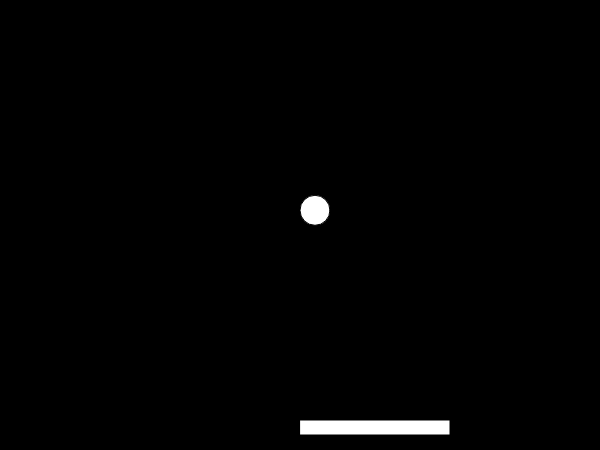
Frame 1 (no input)
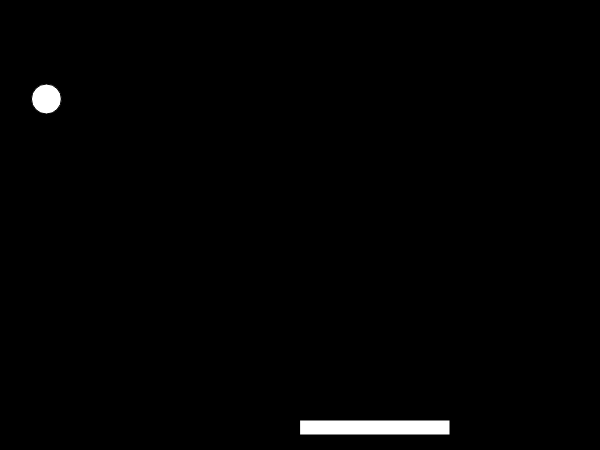
Frame 60 (no input)
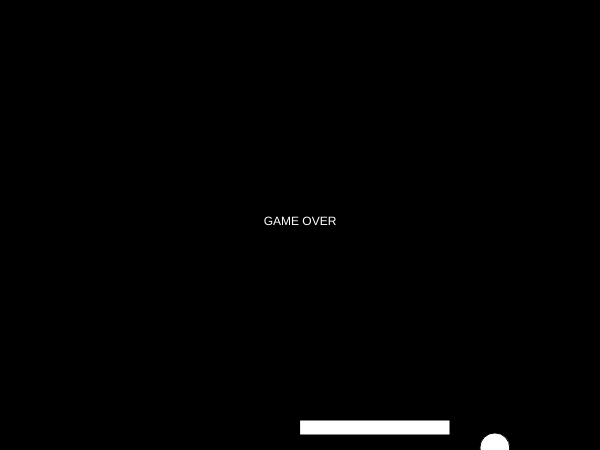
Frame 120 (the mouse pressed at the canvas centre since frame 60)

The p5.js sketch that drew these frames (run headless with seeded random() and noise() and a simulated clock; from frame 60 on, the mouse is pressed at the canvas centre):

// p5.js sketch
// ── sketch.js
let ballX;
let ballY;
let ballSpeedX;
let ballSpeedY;
let ballRadius;
let paddleX;
let paddleY;
let paddleSpeed;
let paddleWidth;
let paddleHeight;
let ballSpin;
let gravity;
let paddleVelocity;
let paddleAcceleration;
let maxPaddleSpeed;
let lineX;
let lineY;
let lineWidth;
let lineHeight;
let score;
let text1;


function setup() {
    createCanvas(600,450);
    ballX=width/2;
    ballY=height/2;
    ballSpeedX=15;
    ballSpeedY=-15;
    ballRadius=15;
    paddleX=width/2;
    paddleY=height-30;
    paddleSpeed=15;
    paddleWidth=150;
    paddleHeight=15;
    ballSpin=0;
    gravity=0.3;
    paddleVelocity=0;
    paddleAcceleration=0.8;
    maxPaddleSpeed=25;
    lineX=0;
    lineY=46;
    lineWidth=width;
    lineHeight=8;
}

function draw() {
    background(0);

    if (lineX<ballX &&
        ballX<lineWidth+lineX&&
        lineY<ballY &&
        ballY<lineHeight+lineY){
            ballSpeedY=-ballSpeedY;
    }
    //重力効果を加える
    ballSpeedY=ballSpeedY+gravity;

    // スピンによるカーブ効果
    ballSpeedX=ballSpeedX+ballSpin*0.05;
    // スピンを徐々に減らす（空気抵抗）
    ballSpin=ballSpin*0.98;

    ballX=ballX+ballSpeedX;
    ballY=ballY+ballSpeedY;

    if (keyIsDown(LEFT_ARROW)){
        if(paddleVelocity>-maxPaddleSpeed){
            paddleVelocity=paddleVelocity-paddleAcceleration;
        }
    }else if (keyIsDown(RIGHT_ARROW)){
        if(paddleVelocity<maxPaddleSpeed){
            paddleVelocity=paddleVelocity+paddleAcceleration;
        }
    }else{
        // キーが押されていない場合は減速
        paddleVelocity=paddleVelocity*0.85;
    }
    
    paddleX=paddleX+paddleVelocity;
    
    // パドルが画面外に出ないようにする
    if(paddleX<0){
        paddleX=0;
    }
    if(paddleX+paddleWidth>width){
        paddleX=width-paddleWidth;
    }

    if(paddleX-ballRadius<ballX &&
        ballX<paddleX+paddleWidth+ballRadius &&
        paddleY-ballRadius<ballY &&
        ballY<paddleY+paddleHeight+ballRadius){
            ballSpeedY=-ballSpeedY;
            // パドルの位置によってスピンを付与
            let paddleCenter=paddleX+paddleWidth/2;
            ballSpin=(ballX-paddleCenter)/30;
        }

    if (width<ballX+ballRadius) {
        ballSpeedX=-ballSpeedX;
        ballSpin=ballSpin*-0.8;
    }

    if (ballX-ballRadius<0) {
        ballSpeedX=-ballSpeedX;
        ballSpin=ballSpin*-0.8;
    }

    if (ballY-ballRadius<0) {
        ballSpeedY=-ballSpeedY;
        ballSpin=ballSpin*0.9;
    }

    if (ballY+ballRadius>height){
        ballSpeedX=0;
        ballSpeedY=0;
        ballSpin=0;
        fill("white");
        textAlign(CENTER);
        text("GAME OVER",width/2,height/2);
    }

    circle(ballX,ballY,ballRadius*2);
    rect(paddleX,paddleY,paddleWidth,paddleHeight);
}
